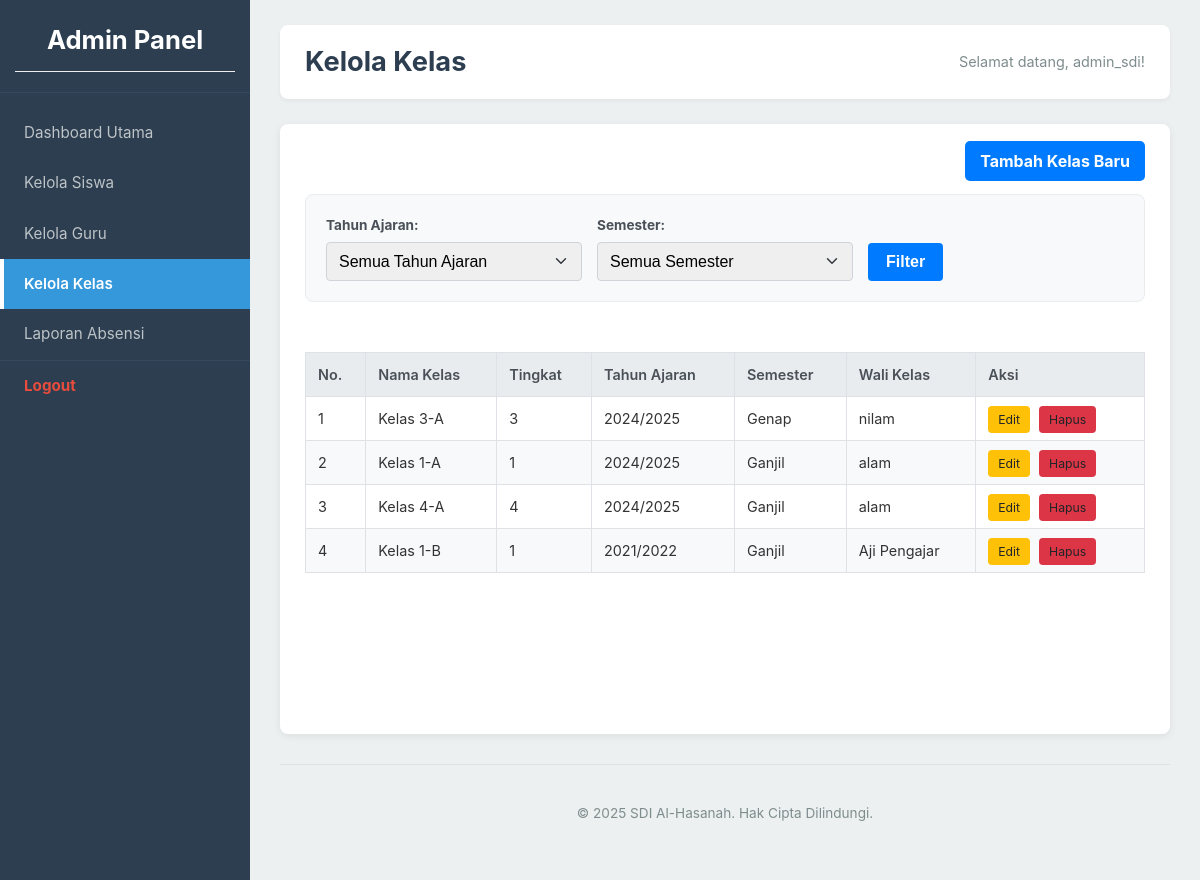
The page /public/admin/index.php?page=kelola_kelas (signed in) on the database its author committed.
### tables this page shows
CREATE TABLE `kelas` (
  `kelas_id` int(11) NOT NULL,
  `nama_kelas` varchar(50) NOT NULL,
  `tingkat` varchar(10) DEFAULT NULL,
  `tahun_ajaran` varchar(10) DEFAULT NULL,
  `semester` enum('Ganjil','Genap') DEFAULT NULL,
  `wali_kelas_id` int(11) DEFAULT NULL,
  `created_at` timestamp NOT NULL DEFAULT current_timestamp(),
  `updated_at` timestamp NOT NULL DEFAULT current_timestamp() ON UPDATE current_timestamp()
);

CREATE TABLE `guru` (
  `guru_id` int(11) NOT NULL,
  `user_id` int(11) NOT NULL,
  `nip` varchar(30) DEFAULT NULL,
  `nama_lengkap` varchar(100) NOT NULL,
  `email` varchar(100) DEFAULT NULL,
  `nomor_telepon` varchar(20) DEFAULT NULL,
  `alamat` text DEFAULT NULL,
  `created_at` timestamp NOT NULL DEFAULT current_timestamp(),
  `updated_at` timestamp NOT NULL DEFAULT current_timestamp() ON UPDATE current_timestamp()
);

### public/admin/pages/kelola_kelas_content.php (the view, shortened to what this page needs)
<?php
global $conn;
$page_message = '';
$sql = "SELECT k.kelas_id, k.nama_kelas, k.tingkat, k.tahun_ajaran, k.semester, g.nama_lengkap AS nama_wali_kelas
        FROM Kelas k
        LEFT JOIN Guru g ON k.wali_kelas_id = g.guru_id";
$sql .= " ORDER BY k.tahun_ajaran DESC, k.semester DESC, k.nama_kelas ASC";
$stmt = $conn->prepare($sql);
$kelasList = [];
if ($stmt && empty($page_message)) {
    if (!$stmt->execute()) {
        $page_message = "<div class='info-message error'>Gagal mengeksekusi query: " . htmlspecialchars($stmt->error) . "</div>";
    } else {
        $result = $stmt->get_result();
        if ($result) {
            while ($row = $result->fetch_assoc()) {
                $kelasList[] = $row;
            }
        }
    }
}
?>
<div class="add-button-container">
    <a href="index.php?page=tambah_kelas" class="add-button">Tambah Kelas Baru</a>
</div>
<form method="GET" action="index.php" class="filter-form">
    <div style="flex-grow:1;">
        <label for="tahun_ajaran">Tahun Ajaran:</label>
        <select id="tahun_ajaran" name="tahun_ajaran">
            <option value="">Semua Tahun Ajaran</option>
        </select>
    </div>
    <div style="flex-grow:1;">
        <label for="semester">Semester:</label>
        <select id="semester" name="semester">
            <option value="">Semua Semester</option>
        </select>
    </div>
    <div style="align-self: flex-end;">
        <button type="submit">Filter</button>
    </div>
</form>
<?php if (!empty($kelasList)): ?>
    <div class="table-responsive">
        <table class="table-data">
            <thead>
                <tr>
                    <th>No.</th>
                    <th>Nama Kelas</th>
                    <th>Tingkat</th>
                    <th>Tahun Ajaran</th>
                    <th>Semester</th>
                    <th>Wali Kelas</th>
                    <th>Aksi</th>
                </tr>
            </thead>
            <tbody>
                <?php $no = 1; foreach ($kelasList as $kelas): ?>
                    <tr>
                        <td><?php echo $no++; ?></td>
                        <td><?php echo htmlspecialchars($kelas['nama_kelas']); ?></td>
                        <td><?php echo htmlspecialchars($kelas['tingkat'] ?? 'N/A'); ?></td>
                        <td><?php echo htmlspecialchars($kelas['tahun_ajaran']); ?></td>
                        <td><?php echo htmlspecialchars($kelas['semester']); ?></td>
                        <td><?php echo htmlspecialchars($kelas['nama_wali_kelas'] ?? 'Belum Ditentukan'); ?></td>
                        <td class="action-links">
                            <a href="index.php?page=edit_kelas&id=<?php echo $kelas['kelas_id']; ?>" class="edit-link">Edit</a>
                            <a href="hapus_kelas.php?id=<?php echo $kelas['kelas_id']; ?>" class="delete-link-permanent" onclick="return confirm('Apakah Anda yakin ingin menghapus data kelas ini?');">Hapus</a>
                        </td>
                    </tr>
                <?php endforeach; ?>
            </tbody>
        </table>
    </div>
<?php elseif(empty($page_message)): ?>
    <p style="text-align:center;">Tidak ada data kelas yang cocok dengan filter atau belum ada data kelas.</p>
<?php endif; ?>

### public/admin/index.php (shortened to what this page needs)
<?php
$admin_username = $_SESSION['username'];
$page = isset($_GET['page']) ? $_GET['page'] : 'dashboard_main';
$content_pages_map = [
    'dashboard_main'        => ['file' => 'pages/dashboard_main_content.php', 'title' => 'Dashboard Utama'],
    'kelola_siswa'          => ['file' => 'pages/kelola_siswa_content.php', 'title' => 'Kelola Siswa'],
    'tambah_siswa'          => ['file' => 'pages/tambah_siswa_content.php', 'title' => 'Tambah Siswa'],
    'edit_siswa'            => ['file' => 'pages/edit_siswa_content.php', 'title' => 'Edit Siswa'],
    'kelola_guru'           => ['file' => 'pages/kelola_guru_content.php', 'title' => 'Kelola Guru'],
    'tambah_guru'           => ['file' => 'pages/tambah_guru_content.php', 'title' => 'Tambah Guru'],
    'edit_guru'             => ['file' => 'pages/edit_guru_content.php', 'title' => 'Edit Guru'],
    'kelola_kelas'          => ['file' => 'pages/kelola_kelas_content.php', 'title' => 'Kelola Kelas'],
    'tambah_kelas'          => ['file' => 'pages/tambah_kelas_content.php', 'title' => 'Tambah Kelas'],
    'edit_kelas'            => ['file' => 'pages/edit_kelas_content.php', 'title' => 'Edit Kelas'],
    'kelola_orangtua'       => ['file' => 'pages/kelola_orangtua_content.php', 'title' => 'Kelola Orang Tua'],
    'tambah_orangtua'       => ['file' => 'pages/tambah_orangtua_content.php', 'title' => 'Tambah Orang Tua'],
    'edit_orangtua'         => ['file' => 'pages/edit_orangtua_content.php', 'title' => 'Edit Orang Tua'],
    'laporan_absensi'       => ['file' => 'pages/laporan_absensi_content.php', 'title' => 'Laporan Absensi']
];
$page_file_to_load = 'pages/404_content.php';
$page_title = 'Halaman Tidak Ditemukan';
if (array_key_exists($page, $content_pages_map)) {
    if (file_exists($content_pages_map[$page]['file'])) {
        $page_file_to_load = $content_pages_map[$page]['file'];
        $page_title = $content_pages_map[$page]['title'];
    } else {
    }
}
?>
<!DOCTYPE html>
<html lang="id">
<head>
    <link rel="stylesheet" href="../css/style.css">
</head>
<body>
    <div class="app-layout">
        <?php include '_sidebar_admin.php';  ?>
        <div class="main-content">
            <header class="main-content-header">
                <h1><?php echo htmlspecialchars($page_title); ?></h1>
                <span>Selamat datang, <?php echo htmlspecialchars($admin_username); ?>!</span>
            </header>
            <main class="content-area">
                <?php
                include $page_file_to_load;
                ?>
            </main>
            <footer class="main-content-footer">
                <p>&copy; <?php echo date("Y"); ?> SDI Al-Hasanah. Hak Cipta Dilindungi.</p>
            </footer>
        </div>
    </div>
</body>
</html>

### public/admin/_sidebar_admin.php
<?php
$currentPage = isset($_GET['page']) ? $_GET['page'] : 'dashboard_main';
?>
<div class="sidebar">
    <div class="sidebar-header">
        <a href="index.php" style="text-decoration:none; color:white;"> <h3>Admin Panel</h3>
        </a>
    </div>
    <ul class="sidebar-nav">
        <li class="<?php echo ($currentPage == 'dashboard_main') ? 'active' : ''; ?>">
            <a href="index.php?page=dashboard_main">Dashboard Utama</a>
        </li>
        <li class="<?php echo (strpos($currentPage, 'siswa') !== false) ? 'active' : ''; ?>">
            <a href="index.php?page=kelola_siswa">Kelola Siswa</a>
        </li>
        <li class="<?php echo (strpos($currentPage, 'guru') !== false) ? 'active' : ''; ?>">
            <a href="index.php?page=kelola_guru">Kelola Guru</a>
        </li>
        <li class="<?php echo (strpos($currentPage, 'kelas') !== false) ? 'active' : ''; ?>">
            <a href="index.php?page=kelola_kelas">Kelola Kelas</a>
        </li>
        <li class="<?php echo ($currentPage == 'laporan_absensi') ? 'active' : ''; ?>">
            <a href="index.php?page=laporan_absensi">Laporan Absensi</a>
        </li>
        <li>
            <a href="../logout.php" class="logout-link-sidebar">Logout</a>
        </li>
    </ul>
</div>

### public/css/style.css (style rules this page uses)
html, body { height: 100%; margin: 0; padding: 0; font-family: -apple-system, BlinkMacSystemFont, "Segoe UI", Roboto, "Helvetica Neue", Arial, sans-serif; background-color: #f4f7f6; color: #333; line-height: 1.6; }
.app-layout { display: flex; min-height: 100vh; }
.main-content { flex-grow: 1; margin-left: 250px; padding: 25px 30px; background-color: #ecf0f1; min-height: 100vh; box-sizing: border-box; }
.content-area { background-color: #ffffff; padding: 25px; border-radius: 8px; box-shadow: 0 2px 8px rgba(0,0,0,0.07); min-height: 70vh; }
.table-responsive { overflow-x: auto; }
h1, h2, h3, h4 { color: #2c3e50; margin-top: 0; margin-bottom: 20px; }
h1 { font-size: 1.8em; }
h3 { font-size: 1.2em; border-bottom: 1px solid #eee; padding-bottom: 10px; }
p { margin-bottom: 15px; }
a { color: #3498db; text-decoration: none; transition: color 0.2s ease; }
.sidebar { width: 250px; background-color: #2c3e50; color: #ecf0f1; display: flex; flex-direction: column; position: fixed; top: 0; left: 0; height: 100%; overflow-y: auto; z-index: 1000; }
.sidebar-header { padding: 20px 15px; text-align: center; border-bottom: 1px solid #34495e; }
.sidebar-header h3 { color: #ffffff; margin: 0; font-size: 1.6em; }
.sidebar-nav { list-style-type: none; padding: 0; margin: 15px 0 0 0; flex-grow: 1; }
.sidebar-nav li a { display: block; padding: 13px 20px; color: #bdc3c7; border-left: 4px solid transparent; font-size: 0.95em; }
.sidebar-nav li.active a { background-color: #3498db; color: #ffffff; font-weight: 600; border-left-color: #ffffff; }
.sidebar-nav li:last-child { margin-top: auto; border-top: 1px solid #34495e; }
.sidebar-nav li a.logout-link-sidebar { color: #e74c3c; font-weight: bold; }
.main-content-header { display: flex; justify-content: space-between; align-items: center; background-color: #ffffff; padding: 15px 25px; border-radius: 8px; box-shadow: 0 2px 4px rgba(0,0,0,0.05); margin-bottom: 25px; }
.main-content-header h1 { margin: 0; font-size: 1.7em; }
.main-content-header span { font-size: 0.9em; color: #7f8c8d; }
.main-content-footer { text-align: center; padding: 25px 0 15px 0; margin-top: 30px; font-size: 0.85em; color: #7f8c8d; border-top: 1px solid #dee2e6; }
label { display: block; margin-bottom: 8px; font-weight: bold; color: #495057; }
input[type="text"], input[type="password"], input[type="date"], input[type="email"], input[type="file"], select, textarea { width: 100%; padding: 10px 12px; margin-bottom: 18px; border: 1px solid #ced4da; border-radius: 4px; box-sizing: border-box; font-size: 1em; transition: border-color 0.2s ease, box-shadow 0.2s ease; }
select { appearance: none; background-repeat: no-repeat; background-position: right 0.75rem center; background-size: 16px 12px; }
button, input[type="submit"] { width: 100%; padding: 12px 15px; background-color: #007bff; color: white; border: none; border-radius: 4px; cursor: pointer; font-size: 1em; font-weight: bold; transition: background-color 0.3s ease; }
.add-button-container { margin-bottom: 20px; text-align: right; }
.add-button { background-color: #007bff; color: white; padding: 10px 15px; border-radius: 5px; font-weight: bold; }
.table-data, .table-absensi { width: 100%; border-collapse: collapse; margin-top: 25px; font-size: 0.9em; box-shadow: 0 2px 4px rgba(0,0,0,0.05); }
.table-data th, .table-data td, .table-absensi th, .table-absensi td { border: 1px solid #dee2e6; padding: 10px 12px; text-align: left; vertical-align: middle; }
.table-data th, .table-absensi th { background-color: #e9ecef; color: #495057; font-weight: 600; }
.table-data tr:nth-child(even), .table-absensi tr:nth-child(even) { background-color: #f8f9fa; }
.filter-form { display: flex; flex-wrap: wrap; gap: 15px; margin-bottom: 25px; align-items: center; padding: 20px; background-color: #f8f9fa; border: 1px solid #e9ecef; border-radius: 8px; }
.filter-form > div { flex: 1 1 180px; }
.filter-form label { margin-bottom: 5px; font-size: 0.85em; }
.filter-form input, .filter-form select { margin-bottom: 0; }
.filter-form button, .filter-form a.reset-button { width: auto; flex-grow: 0; align-self: flex-end; padding: 10px 18px; }
.action-links a { margin-right: 5px; padding: 6px 10px; border-radius: 4px; font-size: 0.85em; color: white; transition: opacity 0.2s ease; }
.action-links a.edit-link { background-color: #ffc107; color: #212529 !important; }
.action-links a.delete-link-permanent { background-color: #dc3545; color: #212529 !important; }

### rows shown on the page
kelas: nama_kelas "Kelas 3-A", tingkat "3", tahun_ajaran "2024/2025", semester "Genap", wali_kelas.nama_lengkap "nilam"
kelas: nama_kelas "Kelas 1-A", tingkat "1", tahun_ajaran "2024/2025", semester "Ganjil", wali_kelas.nama_lengkap "alam"
kelas: nama_kelas "Kelas 4-A", tingkat "4", tahun_ajaran "2024/2025", semester "Ganjil", wali_kelas.nama_lengkap "alam"
kelas: nama_kelas "Kelas 1-B", tingkat "1", tahun_ajaran "2021/2022", semester "Ganjil", wali_kelas.nama_lengkap "Aji Pengajar"

### other values the page prints
$page_title "Kelola Kelas"
$admin_username "admin_sdi"
